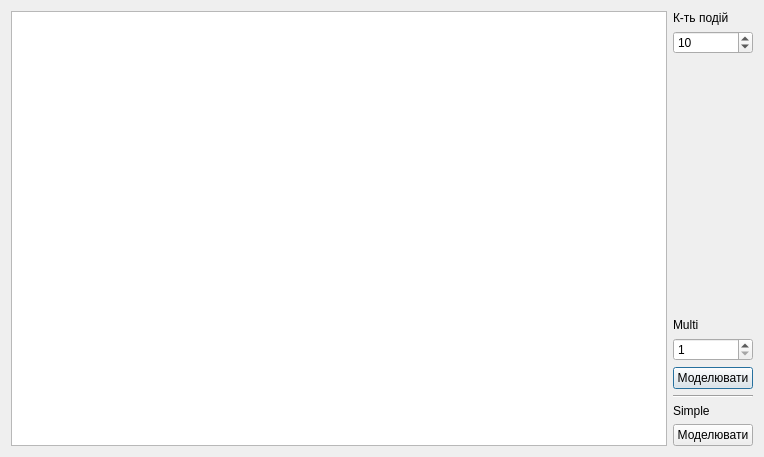
<?xml version="1.0" encoding="UTF-8"?>
<ui version="4.0">
 <class>ExampleFive</class>
 <widget class="QDialog" name="ExampleFive">
  <property name="geometry">
   <rect>
    <x>0</x>
    <y>0</y>
    <width>764</width>
    <height>457</height>
   </rect>
  </property>
  <property name="windowTitle">
   <string>Приклад 5</string>
  </property>
  <layout class="QGridLayout" name="gridLayout">
   <item row="0" column="1">
    <widget class="QLabel" name="label">
     <property name="text">
      <string>К-ть подій</string>
     </property>
    </widget>
   </item>
   <item row="4" column="1">
    <widget class="QSpinBox" name="spinBox_2">
     <property name="minimum">
      <number>1</number>
     </property>
     <property name="maximum">
      <number>999999999</number>
     </property>
    </widget>
   </item>
   <item row="7" column="1">
    <widget class="QLabel" name="label_2">
     <property name="text">
      <string>Simple</string>
     </property>
    </widget>
   </item>
   <item row="5" column="1">
    <widget class="QPushButton" name="pushButton_2">
     <property name="text">
      <string>Моделювати</string>
     </property>
    </widget>
   </item>
   <item row="8" column="1">
    <widget class="QPushButton" name="pushButton">
     <property name="text">
      <string>Моделювати</string>
     </property>
    </widget>
   </item>
   <item row="2" column="1">
    <spacer name="verticalSpacer">
     <property name="orientation">
      <enum>Qt::Vertical</enum>
     </property>
     <property name="sizeHint" stdset="0">
      <size>
       <width>20</width>
       <height>184</height>
      </size>
     </property>
    </spacer>
   </item>
   <item row="0" column="0" rowspan="9">
    <widget class="QGraphicsView" name="graphicsView"/>
   </item>
   <item row="6" column="1">
    <widget class="Line" name="line">
     <property name="orientation">
      <enum>Qt::Horizontal</enum>
     </property>
    </widget>
   </item>
   <item row="1" column="1">
    <widget class="QSpinBox" name="spinBox">
     <property name="minimum">
      <number>1</number>
     </property>
     <property name="maximum">
      <number>26</number>
     </property>
     <property name="value">
      <number>10</number>
     </property>
    </widget>
   </item>
   <item row="3" column="1">
    <widget class="QLabel" name="label_3">
     <property name="text">
      <string>Multi</string>
     </property>
    </widget>
   </item>
  </layout>
 </widget>
 <resources/>
 <connections/>
</ui>
